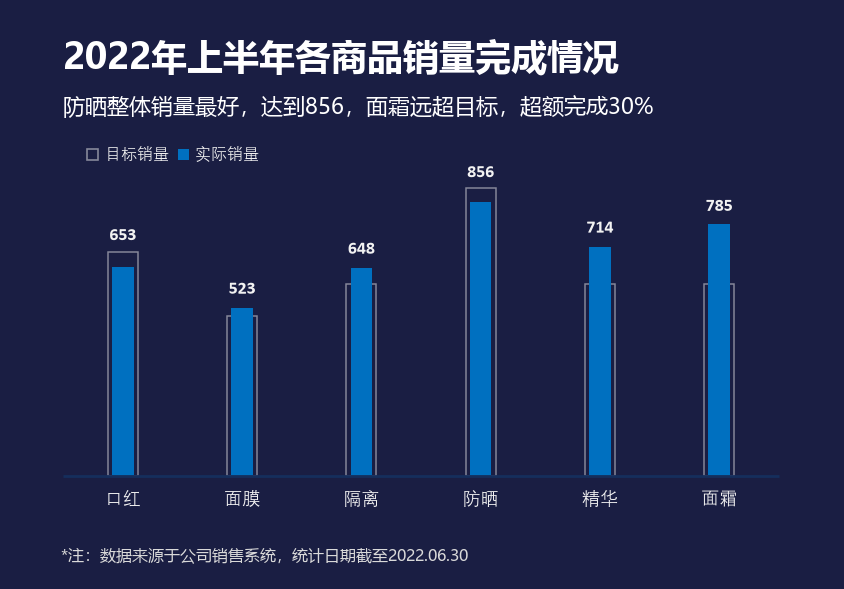

The script that saved this image:
# -*- coding: utf-8 -*-
"""图 24 · 目标柱形图（各商品销量完成情况）。

两个柱形系列叠在同一绘图区：目标系列 noFill + 灰描边（宽 29.8px），实际系列
蓝色实心（宽 21.7px），前者被后者盖住中间，只剩两侧的「目标框」。数值轴
0~1000，绘图区 (63.2, 155.6)~(778.8, 475.6)。

口红、防晒两个标签在 XML 里被手工上移，实测离柱顶分别是 27px / 25px，
其余四个是 15px。
"""

import matplotlib.pyplot as plt
from matplotlib.patches import Rectangle

import chartkit as kit

W, H = kit.chart_size(24)
X0, Y0, PW, PH = 63.2, 155.6, 715.6, 320.0
Y1 = Y0 + PH

CATS = ["口红", "面膜", "隔离", "防晒", "精华", "面霜"]
ACTUAL = [653, 523, 648, 856, 714, 785]
TARGET = [700, 500, 600, 900, 600, 600]
LABEL_GAPS = [27, 15, 15, 25, 15, 14]

BLUE = "#0070C0"
OUTLINE = "#86889A"
TEXT = "#F2F2F2"


def value_y(value):
    return Y1 - value / 1000.0 * PH


def main():
    fig = kit.new_figure(W, H)
    ax = fig.add_axes([0, 0, 1, 1])
    ax.set_xlim(0, W)
    ax.set_ylim(H, 0)
    ax.axis("off")

    cluster = PW / len(CATS)
    target_width = cluster / (1 + 300 / 100.0)
    actual_width = cluster / (1 + 450 / 100.0)
    centers = [X0 + (index + 0.5) * cluster for index in range(len(CATS))]

    ax.plot([X0, X0 + PW], [Y1, Y1], color="#152E5C", linewidth=2.0,
            solid_capstyle="butt")

    for center, target, actual, gap in zip(centers, TARGET, ACTUAL, LABEL_GAPS):
        top = value_y(target)
        ax.add_patch(Rectangle((center - target_width / 2, top), target_width,
                               Y1 - top, facecolor="none", edgecolor=OUTLINE,
                               linewidth=1.5 * 0.72))
        top = value_y(actual)
        ax.add_patch(Rectangle((center - actual_width / 2, top), actual_width,
                               Y1 - top, facecolor=BLUE, edgecolor="none"))
        ax.text(center, top - gap + 5, str(actual), color=TEXT,
                fontsize=9 * kit.FONT_SCALE, fontfamily=kit.AXIS_FONTS,
                fontweight="bold", ha="center", va="bottom")

    for center, name in zip(centers, CATS):
        ax.text(center, 490, name, color=TEXT,
                fontsize=9 * kit.FONT_SCALE, fontfamily=kit.AXIS_FONTS,
                ha="center", va="top")

    # 图例（Excel 图例被排到绘图区上方）
    ax.add_patch(Rectangle((87, 149), 11, 11, facecolor="none",
                           edgecolor=OUTLINE, linewidth=1.2))
    ax.text(105, 154.5, "目标销量", color=TEXT, fontsize=8 * kit.FONT_SCALE,
            fontfamily=kit.AXIS_FONTS, ha="left", va="center")
    ax.add_patch(Rectangle((178, 149), 11, 11, facecolor=BLUE, edgecolor="none"))
    ax.text(195, 154.5, "实际销量", color=TEXT, fontsize=8 * kit.FONT_SCALE,
            fontfamily=kit.AXIS_FONTS, ha="left", va="center")

    ax.text(63, 39, "2022年上半年各商品销量完成情况", color="white",
            fontsize=18 * kit.FONT_SCALE, fontfamily=kit.UI_FONT,
            fontweight="bold", va="top", ha="left")
    ax.text(63, 95, "防晒整体销量最好，达到856，面霜远超目标，超额完成30%",
            color="white", fontsize=11 * kit.FONT_SCALE,
            fontfamily=kit.UI_FONT, va="top", ha="left")
    ax.text(61, 548, "*注：数据来源于公司销售系统，统计日期截至2022.06.30",
            color="#D9D9D9", fontsize=8 * kit.FONT_SCALE,
            fontfamily=kit.UI_FONT, va="top", ha="left")

    kit.save(fig, "chart24_target_bar.png")
    plt.close(fig)


if __name__ == "__main__":
    main()
